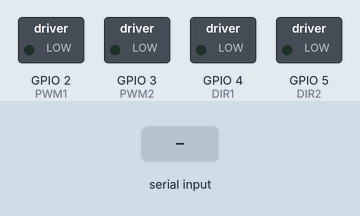
Bench run of a sketch on a simulated ESP32. On the bench: switched loads named in the sketch (green lamp = pin HIGH). The test bench sets the inputs (shaded band). Nothing arrives over Bluetooth unless stated.

Above: at 1.2 s.
1.3 s: "F" received over the second serial link
At 1.7 s:
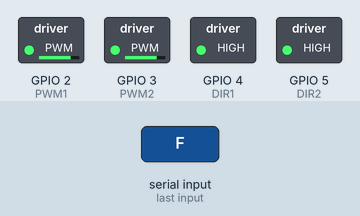
2.8 s: "B" received over the second serial link
At 4.0 s:
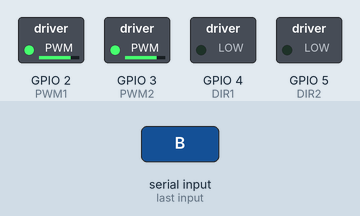
4.3 s: "L" received over the second serial link
At 5.1 s:
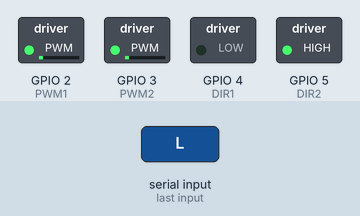
5.8 s: "R" received over the second serial link
At 6.3 s:
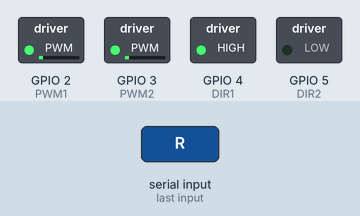
7.3 s: "S" received over the second serial link
At 8.6 s:
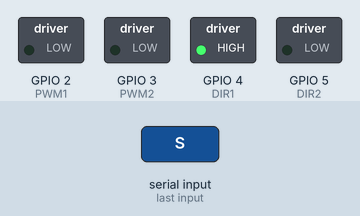
Timing chart, 0 to 9.8 s (numbered marks = the images above; inputs shaded):
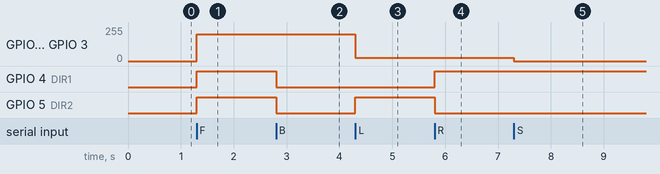

Measured:
- after the input at 1.3 s, GPIO 2 (PWM1), GPIO 3 (PWM2): 0/255 → 200/255 at once; GPIO 4 (DIR1), GPIO 5 (DIR2): LOW → HIGH at once
- after the input at 2.8 s, GPIO 4 (DIR1), GPIO 5 (DIR2): HIGH → LOW at once
- after the input at 4.3 s, GPIO 2 (PWM1), GPIO 3 (PWM2): 200/255 → 25/255 at once; GPIO 5 (DIR2): LOW → HIGH at once
- after the input at 5.8 s, GPIO 4 (DIR1): LOW → HIGH at once; GPIO 5 (DIR2): HIGH → LOW at once
- after the input at 7.3 s, GPIO 2 (PWM1), GPIO 3 (PWM2): 25/255 → 0/255 at once

The sketch:

BT.ino
```cpp
#include <BluetoothSerial.h>
BluetoothSerial btSerial;

// Motor pins
const int PWM1 = 2; // PWM pin for motor 1
const int DIR1 = 4; // Direction pin for motor 1
const int PWM2 = 3; // PWM pin for motor 2
const int DIR2 = 5; // Direction pin for motor 2

void setup() {
  // Initialize serial communication
  Serial.begin(9600);

  // Initialize Bluetooth
  btSerial.begin("ESP32_BT"); // Set Bluetooth name

  // Set motor control pins as outputs
  pinMode(PWM1, OUTPUT);
  pinMode(DIR1, OUTPUT);
  pinMode(PWM2, OUTPUT);
  pinMode(DIR2, OUTPUT);

  // Stop motors initially
  stopMotors();
}

void loop() {
  if (btSerial.available()) {
    char command = btSerial.read();
    switch (command) {
      case 'F': // Forward
        moveForward();
        break;
      case 'B': // Backward
        moveBackward();
        break;
      case 'L': // Left
        turnLeft();
        break;
      case 'R': // Right
        turnRight();
        break;
      case 'S': // Stop
        stopMotors();
        break;
      default:
        break;
    }
  }
}

void moveForward() {
  digitalWrite(DIR1, HIGH);
  analogWrite(PWM1, 200);

  digitalWrite(DIR2, HIGH);
  analogWrite(PWM2, 200);
}

void moveBackward() {
  digitalWrite(DIR1, LOW);
  analogWrite(PWM1, 200);

  digitalWrite(DIR2, LOW);
  analogWrite(PWM2, 200);
}

void turnLeft() {
  digitalWrite(DIR1, LOW);
  analogWrite(PWM1, 25);

  digitalWrite(DIR2, HIGH);
  analogWrite(PWM2, 25);
}

void turnRight() {
  digitalWrite(DIR1, HIGH);
  analogWrite(PWM1, 25);

  digitalWrite(DIR2, LOW);
  analogWrite(PWM2, 25);
}

void stopMotors() {
  analogWrite(PWM1, 0);
  analogWrite(PWM2, 0);
}
```
